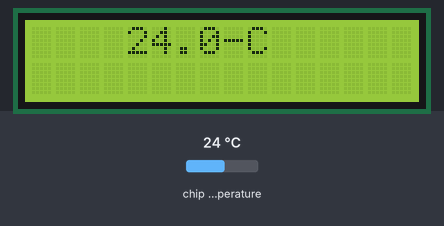
A program run on a simulated Raspberry Pi (BCM pin numbers). Parts: 16×2 character LCD. Inputs (shaded band) come from the test bench; at power-on: chip temperature 24 °C. Library files of the repository ran but are not shown: lcd.py, i2c_pcf8574_interface.py; what the program prints to the terminal is not drawn.

Above: at 0.2 s.
At 2.2 s:
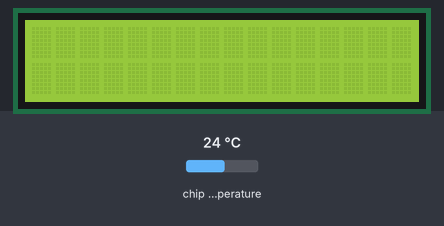

Measured:
- what the display in image 0 shows lasts 2.0 s, from 0.1 s to 2.1 s
- what the display in image 1 shows lasts 1.1 s, from 2.1 s to 3.2 s

The program:

temperature.py
```python
import board

import busio,displayio, os, terminalio, microcontroller

import time

from lcd.lcd import LCD, CursorMode

from lcd.i2c_pcf8574_interface import I2CPCF8574Interface


# Pin definitions

# I2C used for LCD Display

i2c_scl = board.GP2

i2c_sda = board.GP3

i2c_address = 0x27 # 39 decimal


# LCD display info

cols = 16

rows = 2


# Setup LCD display

i2c = busio.I2C(scl=i2c_scl, sda=i2c_sda)

interface = I2CPCF8574Interface(i2c, i2c_address)

lcd = LCD(interface, num_rows=rows, num_cols=cols)

lcd.set_cursor_mode(CursorMode.HIDE)


def main ():
    temperature = 0
    temperature_value_label=1
    temperature_string = f"{temperature}°C"
    temperature_label=1
    temperature =  round(microcontroller.cpu.temperature,1)
    temperature_string = f"{temperature}°C"
    while True:


        lcd.print(f"    {temperature_string}")
        print(f"    {temperature_string}")
        time.sleep(2)
        lcd.clear()
        time.sleep(1)
    time.sleep(1)
'''
    ADC_voltage = adc.read_u16() * (3.3 / (65536))
    temperature_celcius = 27 - (ADC_voltage - 0.706)/0.001721
    temp_fahrenheit=32+(1.8*temperature_celcius)
    print("Temperature: {}°C {}°F".format(temperature_celcius,temp_fahrenheit))
    time.sleep_ms(500)

    lcd.clear()

    lcd.print ("      lol")

    time.sleep (2)

    lcd.clear()

    lcd.print ("About to start\nthe timer")

    time.sleep (2)
    count = 0

    while True:

        lcd.clear()

        lcd.print ("Counting:\n"+str(count))

        count += 1

        time.sleep(1)
'''


if __name__ == '__main__':

    main()
```
